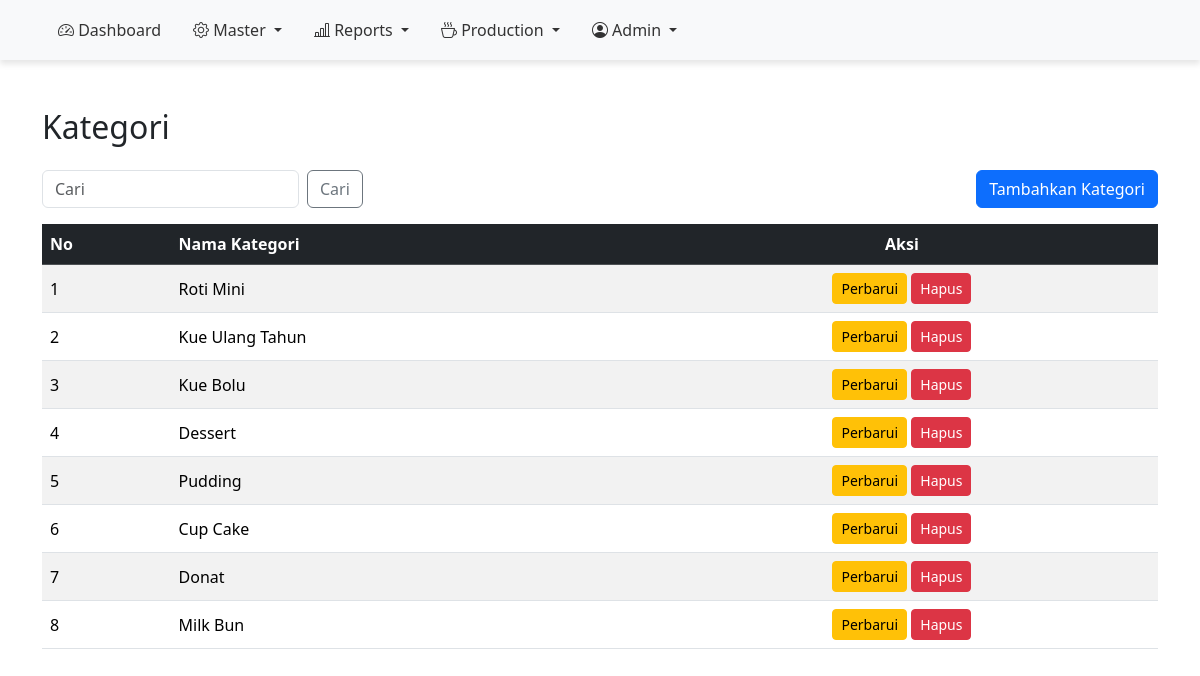
The page /Admin/category-index.php (signed in) on the database its author committed.
### config.php (called while the page is built, shortened)
<?php
$host = "localhost";
$user = "root";
$pass = "";
$db = "breadone";
$conn = mysqli_connect($host, $user, $pass, $db);
function getAllCategories()
{
    global $conn;
    $stmt = $conn->prepare("SELECT * FROM `bo-category` ORDER BY id_category ASC");
    $stmt->execute();
    return $stmt->get_result()->fetch_all(MYSQLI_ASSOC);
}
?>

### Admin/category-index.php (the view, shortened to what this page needs)
<?php
include '../config.php';
$search = isset($_POST["keyword"]) ? $_POST["keyword"] : '';
$categories = isset($_POST["search"]) ? searchCategories($search) : getAllCategories();
?>
<!DOCTYPE html>
<html lang="en">
<head>
</head>
<body>
    <?php include "../Layout/sidebar.php"; ?>
    <div class="container mt-5">
        <h2 class="text-left mb-4">Kategori</h2>
        <div class="d-flex justify-content-between mb-3 mt-3">
            <?php include "../Layout/searchbar.php"; ?>
            <a href="category-add.php" class="btn btn-primary">Tambahkan Kategori</a>
        </div>
        <div class="table-container">
            <div class="table-responsive">
                <table class="table table-hover table-striped align-middle">
                    <thead class="table-dark">
                        <tr>
                            <th>No</th>
                            <th>Nama Kategori</th>
                            <th class="text-center">Aksi</th>
                        </tr>
                    </thead>
                    <tbody>
                        <?php
                        if (!empty($categories)) {
                            $no = 1;
                            foreach ($categories as $row) {
                                echo "
                            <tr>
                                <td>{$no}</td>
                                <td>{$row['name_category']}</td>
                                <td class='text-center'>
                                    <a href='category-updt.php?id={$row['id_category']}' class='btn btn-sm btn-warning'>Perbarui</a>
                                    <a href='category-del.php?id={$row['id_category']}' onclick='return confirm(\"Apakah Anda yakin ingin menghapus kategori ini?\")' class='btn btn-sm btn-danger'>Hapus</a>
                                </td>
                            </tr>
                            ";
                                $no++;
                            }
                        } else {
                            echo "
                        <tr>
                            <td colspan='3' class='text-center'>Tidak ada data ditemukan</td>
                        </tr>
                        ";
                        }
                        ?>
                    </tbody>
                </table>
            </div>
        </div>
    </div>
</body>
</html>

### rows shown on the page
bo-category: name_category "Roti Mini"
bo-category: name_category "Kue Ulang Tahun"
bo-category: name_category "Kue Bolu"
bo-category: name_category "Dessert"
bo-category: name_category "Pudding"
bo-category: name_category "Cup Cake"
bo-category: name_category "Donat"
bo-category: name_category "Milk Bun"
